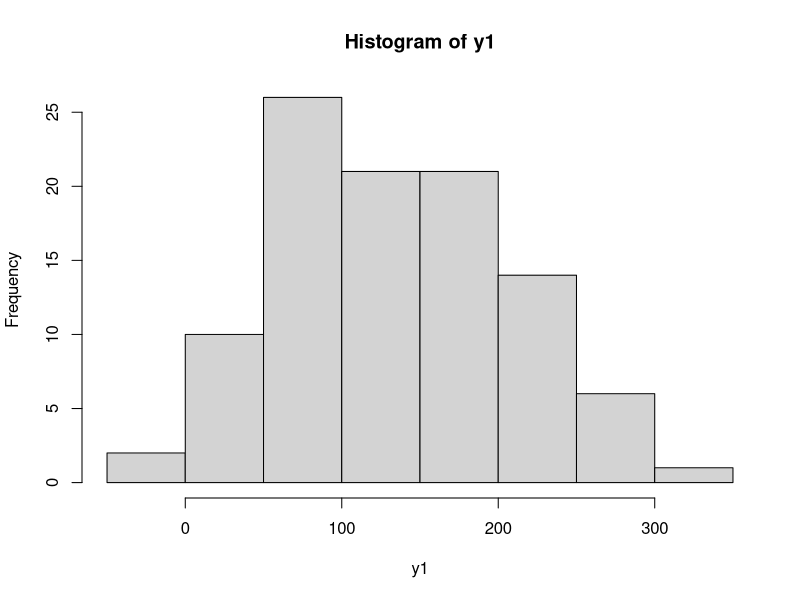
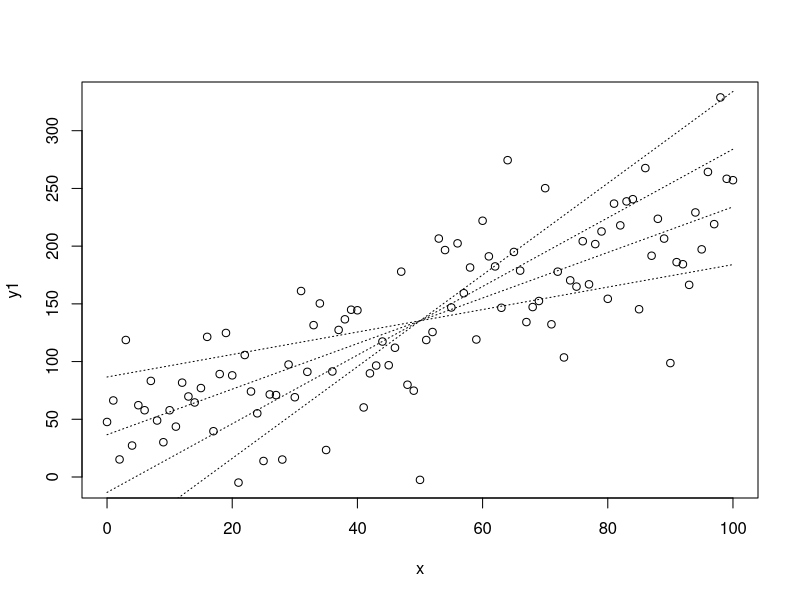
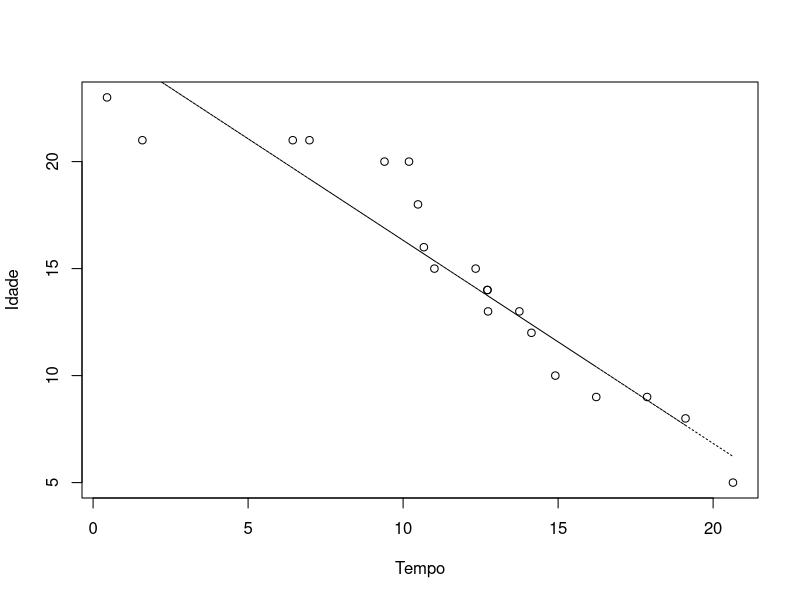
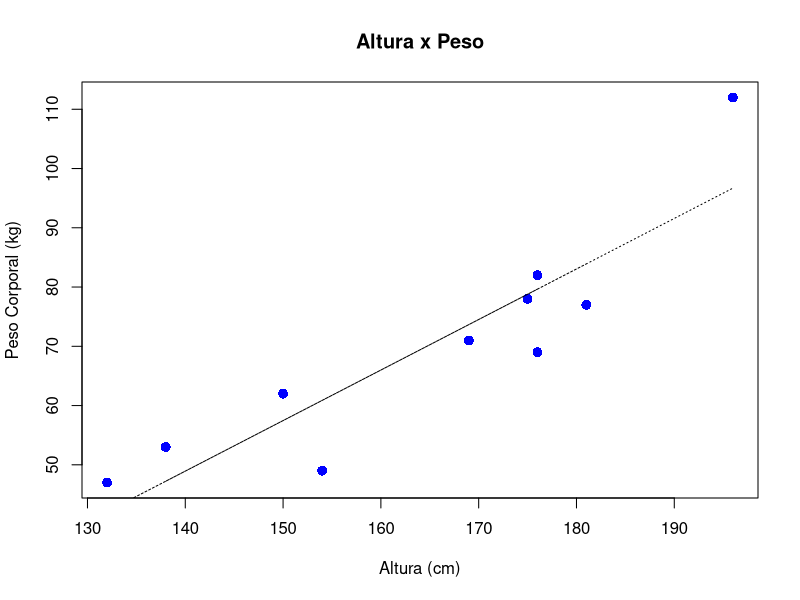
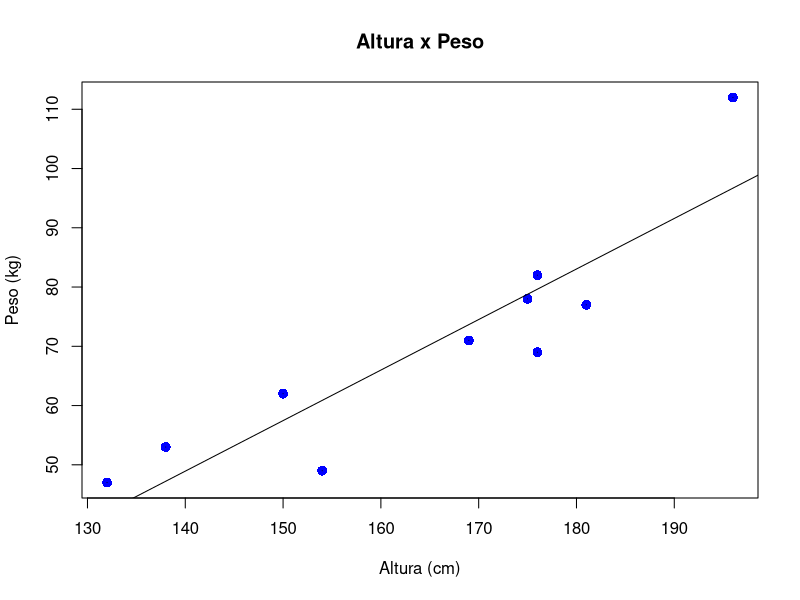
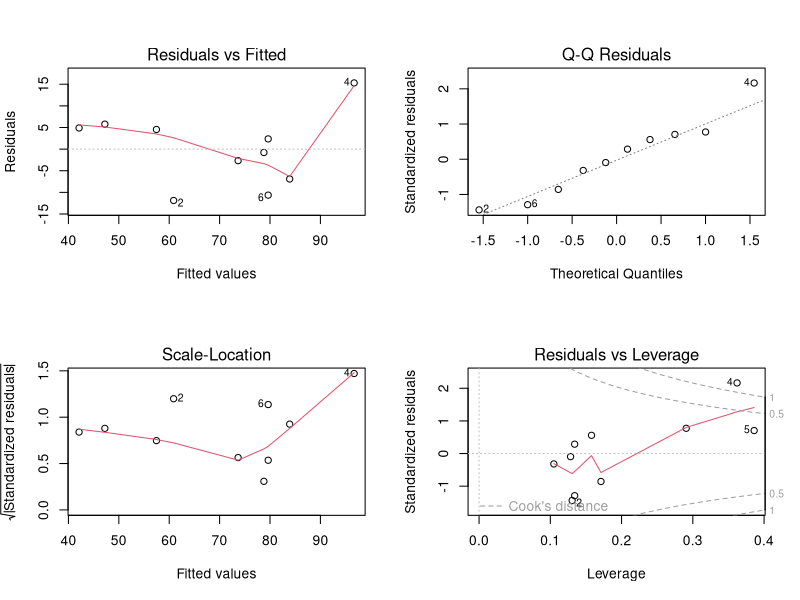

Reproduce these figures in R, in order.
# Lista de Exercícios Parte 1 - Capítulo 11 

# Obs: Caso tenha problemas com a acentuação, consulte este link:
# https://support.rstudio.com/hc/en-us/articles/200532197-Character-Encoding

# Configurando o diretório de trabalho
# Coloque entre aspas o diretório de trabalho que você está usando no seu computador
# Não use diretórios com espaço no nome
projeto_path = "D:/FCDados/[11] - Machine Learning R/[03] - Projetos/"
input_path = "D:/FCDados/[11] - Machine Learning R/[01] - InputData/"
output_path = "D:/FCDados/[11] - Machine Learning R/[02] - OutputData/"
setwd(projeto_path)
getwd()

## Exercício 1 - Massa de dados aleatória

# Criando a massa de dados (apesar de aleatória, y possui 
# uma relação com os dados de x)
x <- seq(0, 100)
y <- 2 * x + 35

# Imprimindo as variáveis
x
y

# Gerando uma distribuição normal
y1 <- y + rnorm(101, 0, 50)
y1
hist(y1)

# Crie um plot do relacionamento de x e y1
plot(x, y1)

# Crie um modelo de regressão para as duas variáveis x e y1
modelo_x <- lm(y1 ~ x)
?lm

# Capture os coeficentes
a <- modelo_x$coefficients[1]
b <- modelo_x$coefficients[2]

# Fórmula de Regressão
y2 <- a + b*x

# Visualize a linha de regressão
?plot
lines(x, y2, lty = 3)

# Simulando outras possíveis linhas de regressão
y3 <- (y2[51]-50*(b-1))+(b-1)*x
y4 <- (y2[51]-50*(b+1))+(b+1)*x
y5 <- (y2[51]-50*(b+2))+(b+2)*x
lines(x,y3,lty=3)
lines(x,y4,lty=3)
lines(x,y5,lty=3)


## Exercício 2 - Pesquisa sobre idade e tempo de reação

# Criando os dados
Idade <- c(9,13,14,21,15,18,20,8,14,23,16,21,10,12,20,
           9,13,5,15,21)

Tempo <- c(17.87,13.75,12.72,6.98,11.01,10.48,10.19,19.11,
           12.72,0.45,10.67,1.59,14.91,14.14,9.40,16.23,
           12.74,20.64,12.34,6.44)


# Crie um Gráfico de Dispersão (ScatterPlot)
plot(Tempo, Idade)

# Teste com ggplot
#library("ggplot2")
#?ggplot
#data <- as.data.frame(Idade)
#data$Tempo <- Tempo
#data
#ggplot(data, mapping = aes(Tempo, Idade)) + geom_point()

# Crie um modelo de regressão
modelo_2 <- lm(Tempo ~ Idade)
modelo_2

# Calcule a reta de regressão
a_2 <- modelo_2$coefficients[1]
b_2 <- modelo_2$coefficients[2]

Idade_y <- a_2 + b_2*Tempo

# Crie o gráfico da reta
lines(Tempo, Idade_y, lty = 3)



# Exercício 3 - Relação entre altura e peso

# Criando os dados
alturas = c(176, 154, 138, 196, 132, 176, 181, 169, 150, 175)
pesos = c(82, 49, 53, 112, 47, 69, 77, 71, 62, 78)

plot(alturas, pesos, pch = 16, cex = 1.3, col = "blue", 
     main = "Altura x Peso", 
     ylab = "Peso Corporal (kg)", 
     xlab = "Altura (cm)")

# Crie o modelo de regressão
modelo_3 <- lm(pesos ~ alturas)

# Visualizando o modelo
modelo_3

# Gere a linha de regressão
a_3 <- modelo_3$coefficients[1]
b_3 <- modelo_3$coefficients[2]
y_3 <- a_3 + b_3*alturas  
y_3

#ggplot(mapping = aes(alturas, y_3)) + geom_smooth(method = "lm")
lines(alturas, y_3, lty = 3)

# Faça as previsões de pesos com base na nova lista de alturas
alturas2 = data.frame(c(179, 152, 134, 197, 131, 178, 185, 162, 155, 172))

predict(modelo_3, alturas2)

# Plot
plot(alturas, pesos, pch = 16, cex = 1.3, 
     col = "blue", 
     main = "Altura x Peso", 
     ylab = "Peso (kg)", 
     xlab = "Altura (cm)")

# Construindo a linha de regressão
abline(lm(pesos ~ alturas)) 

# Obtendo o tamanho de uma das amostras de dados
num <- length(alturas)
num

# Gerando um gráfico com os valores residuais
for (k in 1: num)  
  lines(c(alturas[k], alturas[k]), 
        c(pesos[k], pesos[k]))

# Gerando gráficos com a distribuição dos resíduos
par(mfrow = c(2,2))
plot(modelo_3)
